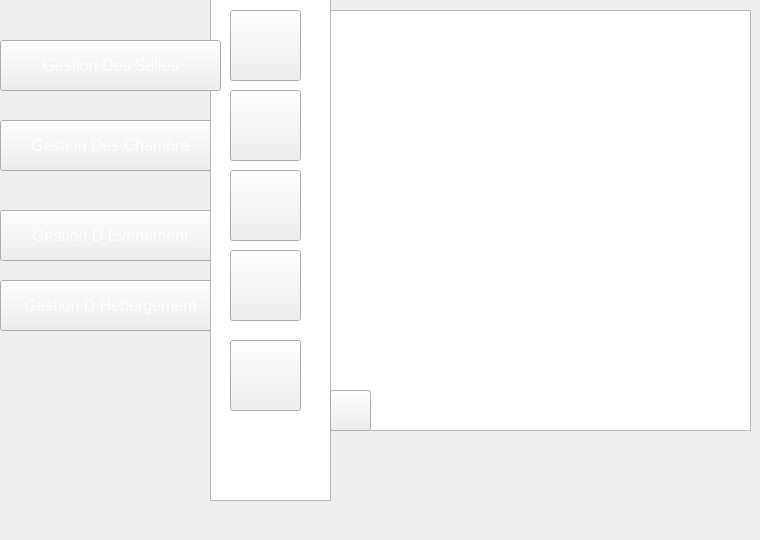
    <widget class="QWidget" name="page_11">
     <widget class="QPushButton" name="pushButton_70">
      <property name="geometry">
       <rect>
        <x>0</x>
        <y>120</y>
        <width>221</width>
        <height>51</height>
       </rect>
      </property>
      <property name="font">
       <font>
        <pointsize>12</pointsize>
       </font>
      </property>
      <property name="styleSheet">
       <string notr="true">color: rgb(255, 255, 255);
background-image: url(:/img/selected2.png);</string>
      </property>
      <property name="text">
       <string>Gestion Des Chambre</string>
      </property>
     </widget>
     <widget class="QPushButton" name="pushButton_71">
      <property name="geometry">
       <rect>
        <x>0</x>
        <y>210</y>
        <width>221</width>
        <height>51</height>
       </rect>
      </property>
      <property name="font">
       <font>
        <pointsize>12</pointsize>
       </font>
      </property>
      <property name="styleSheet">
       <string notr="true">color: rgb(255, 255, 255);</string>
      </property>
      <property name="text">
       <string>Gestion D Evenement</string>
      </property>
     </widget>
     <widget class="QPushButton" name="pushButton_72">
      <property name="geometry">
       <rect>
        <x>0</x>
        <y>280</y>
        <width>221</width>
        <height>51</height>
       </rect>
      </property>
      <property name="font">
       <font>
        <pointsize>12</pointsize>
       </font>
      </property>
      <property name="styleSheet">
       <string notr="true">color: rgb(255, 255, 255);</string>
      </property>
      <property name="text">
       <string>Gestion D Hebergement</string>
      </property>
     </widget>
     <widget class="QListView" name="listView_7">
      <property name="geometry">
       <rect>
        <x>210</x>
        <y>-30</y>
        <width>121</width>
        <height>531</height>
       </rect>
      </property>
      <property name="styleSheet">
       <string notr="true">

background-image: url(:/img/selected.png);</string>
      </property>
     </widget>
     <widget class="QPushButton" name="pushButton_73">
      <property name="geometry">
       <rect>
        <x>230</x>
        <y>340</y>
        <width>71</width>
        <height>71</height>
       </rect>
      </property>
      <property name="styleSheet">
       <string notr="true">image: url(:/img/8774.png);
image: url(:/img/8774.png);
image: url(:/img/8774.png);</string>
      </property>
      <property name="text">
       <string/>
      </property>
     </widget>
     <widget class="QPushButton" name="pushButton_74">
      <property name="geometry">
       <rect>
        <x>230</x>
        <y>10</y>
        <width>71</width>
        <height>71</height>
       </rect>
      </property>
      <property name="styleSheet">
       <string notr="true">

image: url(:/img/icon-ajout2.png);</string>
      </property>
      <property name="text">
       <string/>
      </property>
     </widget>
     <widget class="QPushButton" name="pushButton_75">
      <property name="geometry">
       <rect>
        <x>230</x>
        <y>250</y>
        <width>71</width>
        <height>71</height>
       </rect>
      </property>
      <property name="styleSheet">
       <string notr="true">image: url(:/img/icon-afficher2.png);</string>
      </property>
      <property name="text">
       <string/>
      </property>
     </widget>
     <widget class="QPushButton" name="pushButton_76">
      <property name="geometry">
       <rect>
        <x>230</x>
        <y>90</y>
        <width>71</width>
        <height>71</height>
       </rect>
      </property>
      <property name="styleSheet">
       <string notr="true">image: url(:/img/icon-modif2 (1).png);</string>
      </property>
      <property name="text">
       <string/>
      </property>
     </widget>
     <widget class="QPushButton" name="pushButton_77">
      <property name="geometry">
       <rect>
        <x>230</x>
        <y>170</y>
        <width>71</width>
        <height>71</height>
       </rect>
      </property>
      <property name="styleSheet">
       <string notr="true">image: url(:/img/icon-supp2 (1).png);</string>
      </property>
      <property name="text">
       <string/>
      </property>
     </widget>
     <widget class="QTableView" name="tabchambre">
      <property name="geometry">
       <rect>
        <x>330</x>
        <y>10</y>
        <width>421</width>
        <height>421</height>
       </rect>
      </property>
      <property name="styleSheet">
       <string notr="true">background-image: url(:/new/prefix1/img/back.png);</string>
      </property>
     </widget>
     <widget class="QPushButton" name="pushButton_78">
      <property name="geometry">
       <rect>
        <x>330</x>
        <y>390</y>
        <width>41</width>
        <height>41</height>
       </rect>
      </property>
      <property name="styleSheet">
       <string notr="true">image: url(:/img/icon-class.png);
</string>
      </property>
      <property name="text">
       <string/>
      </property>
     </widget>
     <widget class="QPushButton" name="pushButton_445">
      <property name="geometry">
       <rect>
        <x>0</x>
        <y>40</y>
        <width>221</width>
        <height>51</height>
       </rect>
      </property>
      <property name="font">
       <font>
        <pointsize>12</pointsize>
       </font>
      </property>
      <property name="styleSheet">
       <string notr="true">color: rgb(255, 255, 255);
</string>
      </property>
      <property name="text">
       <string>Gestion Des Salles</string>
      </property>
     </widget>
    </widget>
